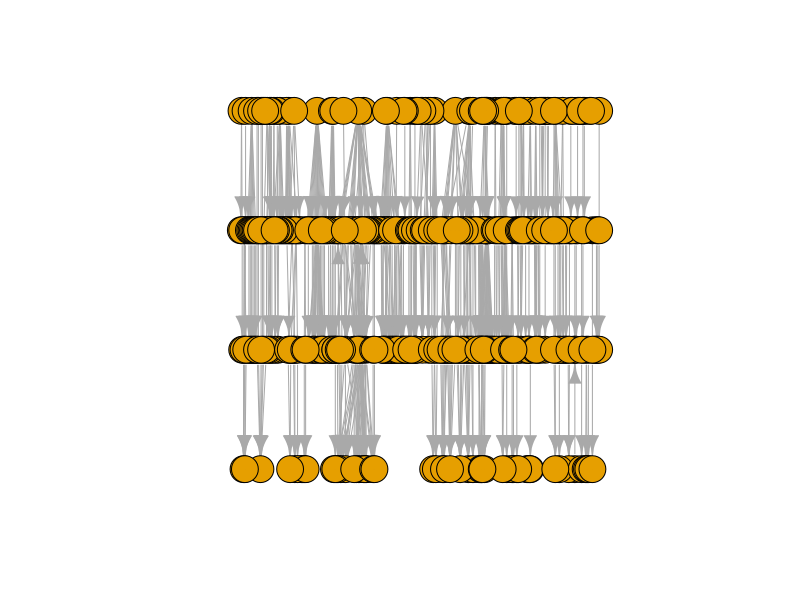

The R script that drew this image:
## ---- chunk 1
require(igraph)
## ---- chunk 2
# read in the edgelist and create an igraph object
edgelist <- read.delim('./courseEdgelist.tsv')[,c(2,3)]
# nodeAttrs <- read.delim('./courseAttrs.tsv')
G <- graph.data.frame(edgelist)

# identify each course's main department code and level
temp <- strsplit(V(G)$name, '-')
tempLevel <- c()
tempDept <- c()
for (i in temp){
  tempLevel <- c(tempLevel, substr(i[2], 1, 1))
  tempDept <- c(tempDept, i[1])
}
V(G)$level <- unlist(as.integer(tempLevel))
V(G)$dept <- unlist(tempDept)

# run the sugiyama layout algorithm and incrase the coordinates for future readability
lyt <- layout.sugiyama(G, layers = V(G)$level )
biggerX <- lyt$layout[,1]*10
biggerY <- lyt$layout[,2]*100

# create and eport a tsv of the layout's coordinates
nodes <- get.data.frame(G, what = "vertices")
nodes["X"] <- biggerX
nodes["Y"] <- biggerY
nodes["Id"] <- nodes["name"]
nodes["name"] <- NULL
write.table(nodes, file = "newCourseLayout.tsv", sep = '\t', row.names = F)
## ---- chunk 3
# visualize the layout to get a sense of the general structure
lyt <- layout.sugiyama(G, layers = V(G)$level )
plot(lyt$extd_graph, vertex.label.cex = .01)
